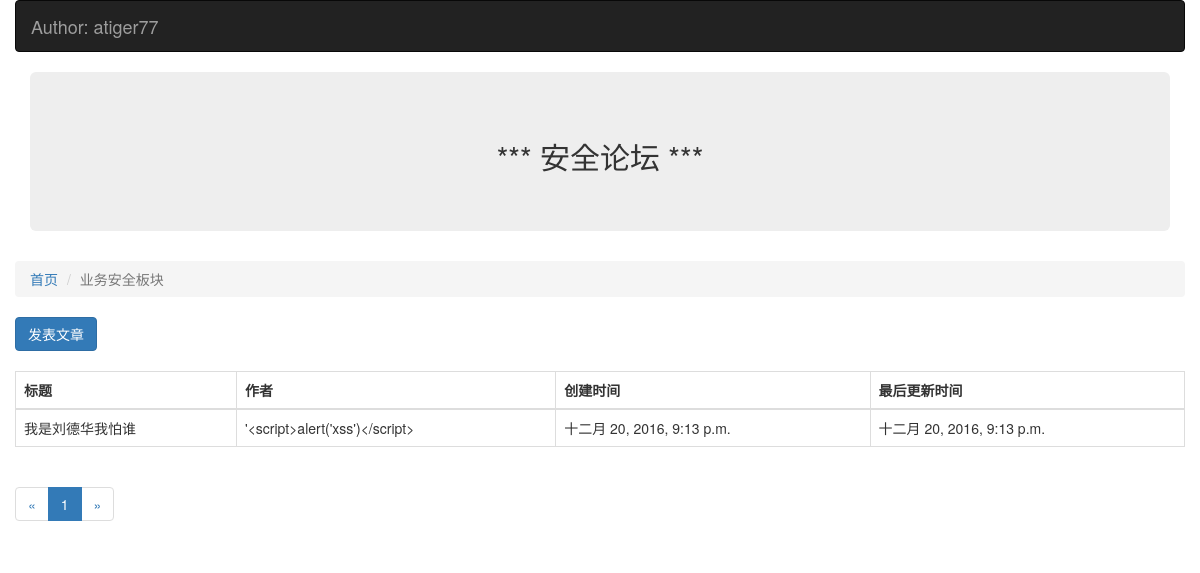
Page /article/list/1 on the earlier database version.
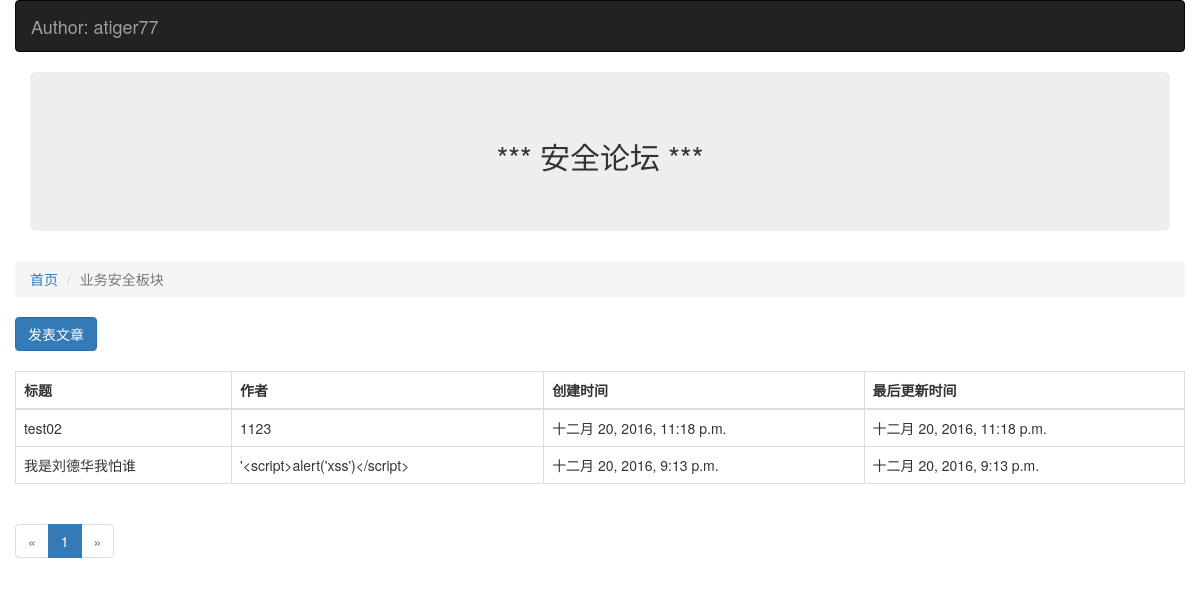
Same page on the later database version.
### Article/models.py (models this page shows, shortened)
class Article(models.Model):
    owner = models.ForeignKey(User,verbose_name="作者")
    block = models.ForeignKey(Block,verbose_name="板块ID")
    title = models.CharField(u"文章名称",max_length=100)
    content = models.CharField(u"文章描述",max_length=500)
    status = models.IntegerField(u"状态",choices=((0,"正常"),(1,"删除")))
    create_timestamp = models.DateTimeField('创建时间',auto_now_add=True)
    last_update_timestamp = models.DateTimeField('最后更新时间',auto_now=True)
    class Meta:
        verbose_name = "文章"
        verbose_name_plural = "文章"

### Article/views.py (the view)
# urls.py: url(r'^list/(?P<block_id>\d+)', article_list),
def article_list(request,block_id):
    block_id = int(block_id)
    block = Block.objects.get(id=block_id)
    '''实现分页器功能'''
    article_cnt_1page = 3
    page_no = int(request.GET.get("page_no","1"))
    all_articles = Article.objects.filter(block=block,status=0).order_by("-id")
    p = Paginator(all_articles, article_cnt_1page)
    page = p.page(page_no)
    article_objs = page.object_list
    return render(request,"article_list.html",{"articles":article_objs,"b":block,"page":page})

### Article/templates/article_list.html (shortened to what this page needs)
{% extends "base.html" %}
{% block content %}
<ol class="breadcrumb">
  <li><a href="/">首页</a></li>
  <li class="active">{{ b.name }}</li>
</ol>
<a href="/article/create/{{ b.id }}" class="btn btn-primary">发表文章</a>
<br>
<br>
<table class="table table-bordered">
  <thead>
    <th>标题</th>
    <th>作者</th>
    <th>创建时间</th>
    <th>最后更新时间</th>
  </thead>
  <tbody>
    {% for article in articles %}
    <tr>
        <td>{{ article.title }}</td>
        <td>{{ article.content }}</td>
        <td>{{ article.create_timestamp }}</td>
        <td>{{ article.last_update_timestamp }}</td>
    </tr>
   {% endfor%}
  </tbody>
</table>
<nav>
  <ul class="pagination">
    <li>
        {% if not page.has_previous %}
        <a href="#">&laquo;</a>
        {% endif %}
    </li>
    {% for i in page.paginator.page_range %}
    <li {% if page.number == i %}class="active"{% endif %}>
        <a href="?page_no={{ i }}">{{ i }}</a>
    </li>
    {% endfor %}
    <li>
       {% if not page.has_next %}
        <a href="">&raquo;</a>
       {% endif %}
    </li>
  </ul>
</nav>
{% endblock %}

Differences in the rows shown:
added Article: title "test02", content "1123", create_timestamp "十二月 20, 2016, 11:18 p.m.", last_update_timestamp "十二月 20, 2016, 11:18 p.m."
